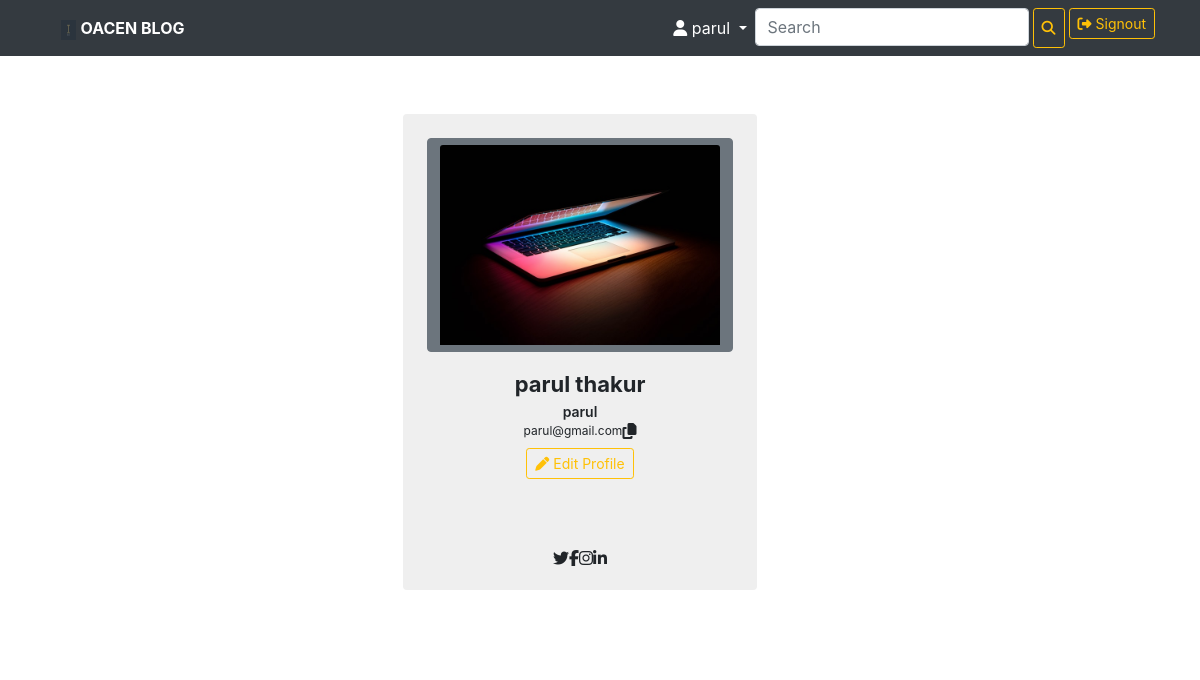
The page /website/profilepage/ (signed in) on the database its author committed.
### website/models.py (models this page shows, shortened)
class UpdateProfileImage(models.Model):
    id=models.AutoField(primary_key=True)
    user=models.OneToOneField(User, on_delete=models.CASCADE, null=True)
    image=models.ImageField(upload_to="media", default="4568172.jpg")
    bio=models.CharField(max_length=250, null=True)
    date_created=models.DateTimeField(auto_now_add=True ,null=True)

### website/views.py (the view)
# urls.py: path('profilepage/',profilepage),
@csrf_exempt
def profilepage(request):
    pf=UpdateProfileImage.objects.filter(user=request.user)
    img=Image.objects.filter(user=request.user)
    return render(request,"profile.html",{'pf':pf,'img':img})

### website/templates/profile.html (shortened to what this page needs)
{% extends "base.html"%}
{% load static %}
{% load crispy_forms_tags  %}
{% block maincontent %}
  <body>
      <div class="container1">
  <div class="float-container">
<div>
<div class="row">
{% for x in pf%}
<div class="container mt-0 mb-4 p-3 d-flex justify-content-center">
  <div class="card p-4">
      <div class=" image d-flex flex-column justify-content-center align-items-center"> <button class="btn btn-secondary"> <img src="{{x.image.url}}" alt="" class="card-img-top" height="200px" onclick="onClick(this)" class="w3-hover-opacity"> </button> <span class="name mt-3">{{x.user.first_name}} {{x.user.last_name}}</span> <span class="idd">{{x.user.username}}</span>
          <div class="d-flex flex-row justify-content-center align-items-center gap-2"> <span class="idd1">{{x.user.email}}</span> <span><i class="fa fa-copy"></i></span> </div>
          <div class=" d-flex mt-2"><a href="http://localhost:8000/website/updateprofile"><button class="btn btn-outline-warning  btn-sm" type="submit" ><i class="fas fa-pen"></i> Edit Profile</button></a></div>
          <div class="gap-3 mt-3 icons d-flex flex-row justify-content-center align-items-center"> <span><i class="fa fa-twitter"></i></span> <span><i class="fa fa-facebook-f"></i></span> <span><i class="fa fa-instagram"></i></span> <span><i class="fa fa-linkedin"></i></span> </div>
      </div>
  </div>
</div>
  {% endfor %}
</div>
</div>
</div>
</body>
{% endblock %}

### website/templates/base.html (shortened to what this page needs)
<html>
  {% load static %}
    <head>
            <link rel="stylesheet" href="https://maxcdn.bootstrapcdn.com/bootstrap/4.3.1/css/bootstrap.min.css">
            <link rel="stylesheet" href="https://cdn.jsdelivr.net/npm/bootstrap-icons@1.6.0/font/bootstrap-icons.css">
            <link rel="stylesheet" href="https://maxcdn.bootstrapcdn.com/bootstrap/4.5.2/css/bootstrap.min.css">
          </head>
    <body>
            <nav class="navbar navbar-expand-lg navbar-dark bg-dark">
              <div class="container">
                    <a class="nav-link text-white " href="http://localhost:8000/website/homepage">
                      <img src="{% static 'photo4.jpg' %}" alt="" width="15" height="20">
                     <strong>OACEN BLOG</strong></a>
                    <div class="collapse navbar-collapse" id="navbarSupportedContent">
                      <ul class="navbar-nav ml-auto">
                        {% if request.user.is_authenticated %}
                        <li class="nav-item  active dropdown bg-color-dark">
                          <a class="nav-link dropdown-toggle text-white" href="#" id="navbarDropdown" role="button" data-toggle="dropdown" aria-haspopup="true" aria-expanded="false">
                            <i class="fas fa-user"></i>
                            {{request.user.first_name}}
                          </a>
                        </li>
                        <form class="d-flex">
                          <input class="form-control me-2" type="search" placeholder="Search" aria-label="Search">
                          <button class="btn btn-outline-warning btn-sm ml-1" type="submit"><i class="fas fa-search"></i></button>
                        </form>
                        <li class="nav-item active">
                          <a href="http://localhost:8000/website/signoutpage"><button class="btn btn-outline-warning btn-sm ml-1 " type="submit" ><i class="fas fa-sign-out-alt"></i> Signout</button></a>
                        </li>
                        {% endif  %}
                      </ul>
                      </div>
                    </div>
                  </nav>
                  {% block maincontent %}
                  {% endblock %}
    </body>
  </html>

### website/templates/profile.html (style rules this page uses)
.float-container { width: 50%; float: left; padding: 20px; border: 2px solid white; overflow: auto; }
.container1 { padding:20px; margin-left: 30%; }
* { margin: 0; padding: 0 }
.card { width: 550px; background-color: #efefef; border: none; cursor: pointer; padding: 20px; transition: all 0.5s }
.image img { transition: all 0.5s }
.name { font-size: 22px; font-weight: bold }
.idd { font-size: 14px; font-weight: 600 }
.idd1 { font-size: 12px }

### rows shown on the page
UpdateProfileImage: image (picture), user.first_name "parul", user.last_name "thakur", user.username "parul", user.email "parul@gmail.com"

### other values the page prints
{{ request.user.first_name }} "parul"
